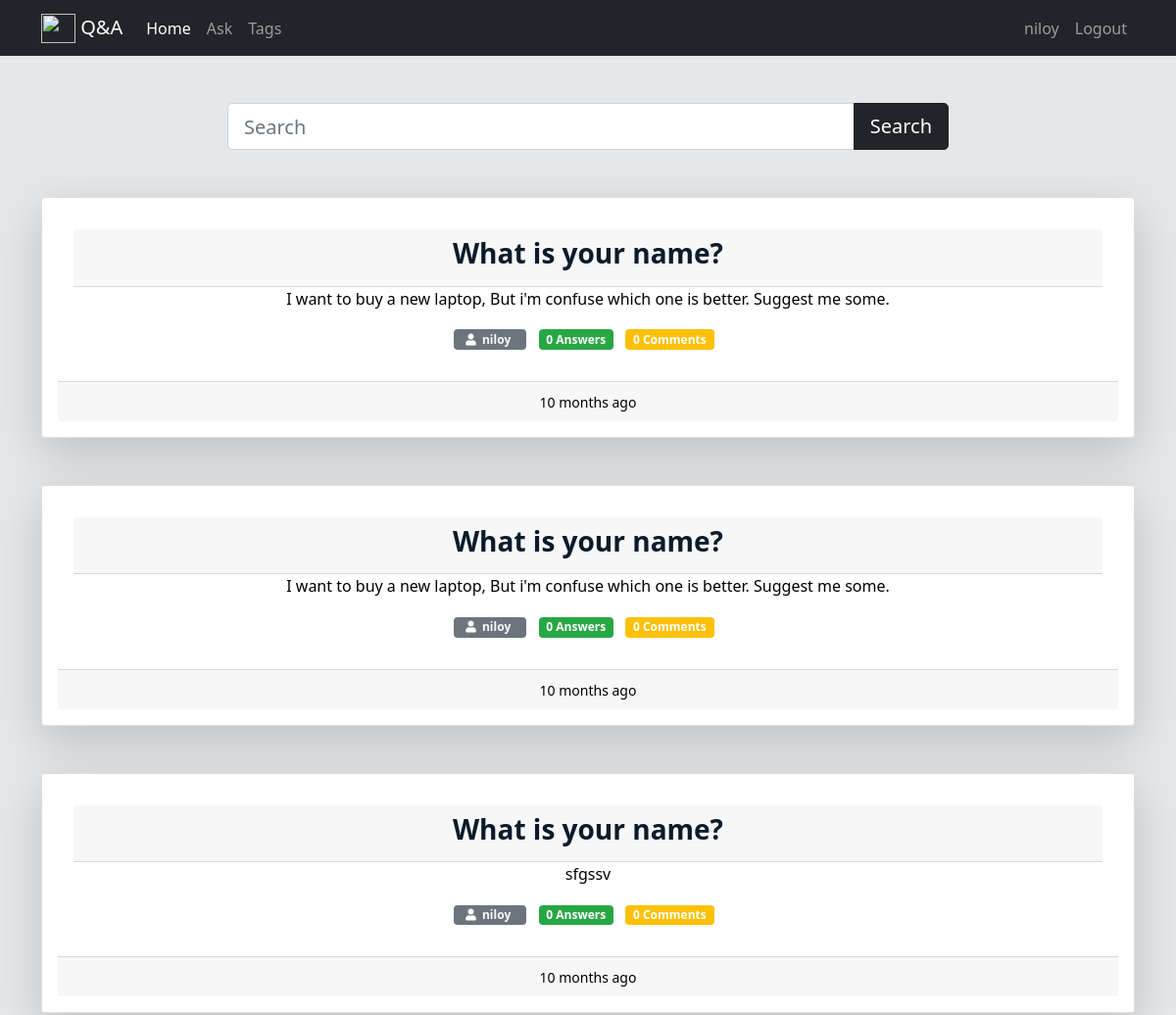
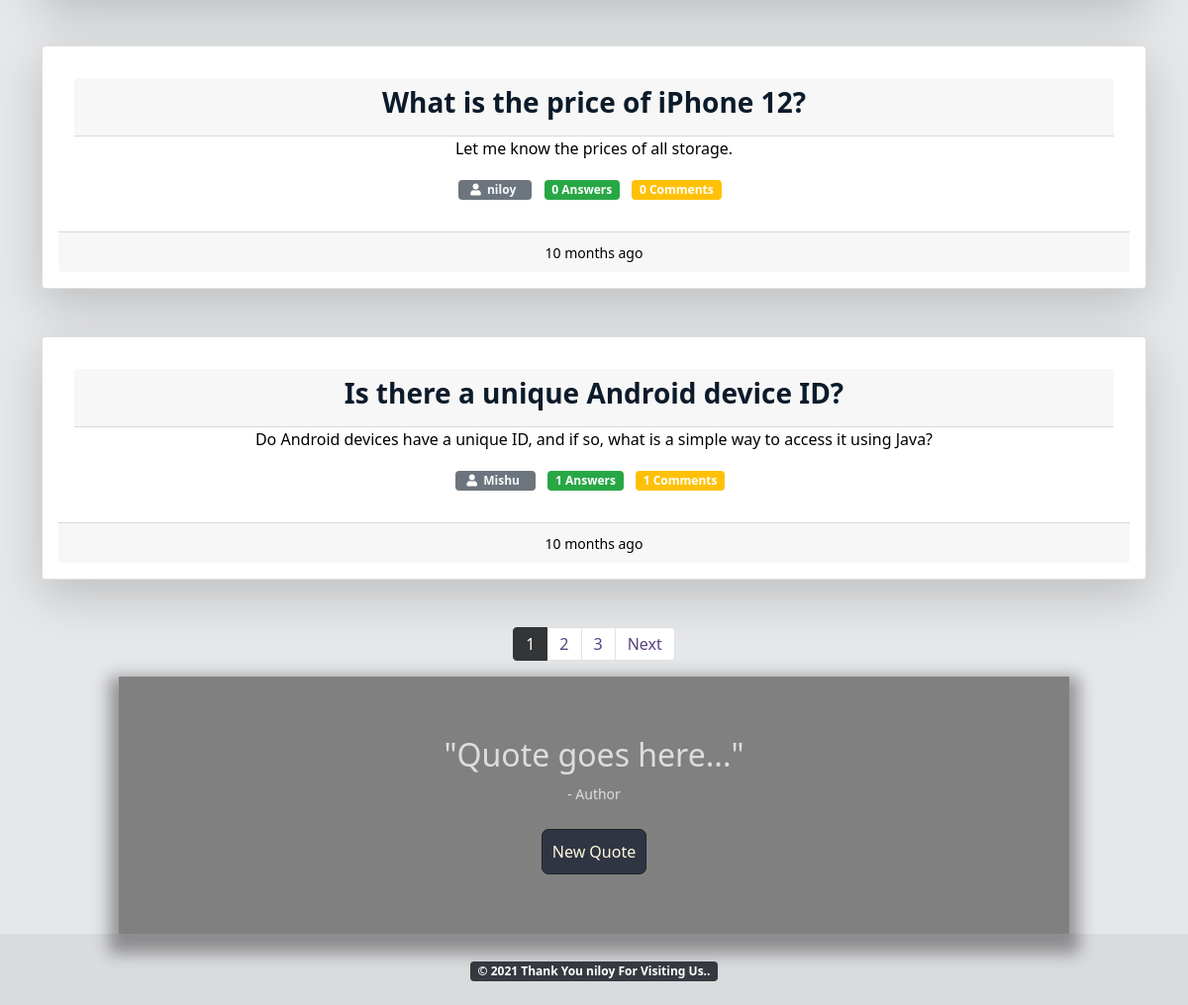
The app's page / (signed in) with its own data (2 pictures, top to bottom).
### athreg/models.py (models this page shows, shortened)
class Question(models.Model):
    user=models.ForeignKey(User,on_delete=models.CASCADE)
    q_title=models.CharField(max_length=300)
    detail=models.TextField()
    tags=models.TextField(default='')
    add_time=models.DateTimeField(auto_now_add=True)

### athreg/views.py (the view)
# urls.py: 2. Add a URL to urlpatterns:  path('', views.home, name='home')
@login_required(login_url='login')
def home(request):
    if 'q' in request.GET:
        q=request.GET['q']
        quests=Question.objects.annotate(total_comments=Count('answer__comment')).filter(q_title__icontains=q).order_by('-add_time')
    else:
        quests=Question.objects.annotate(total_comments=Count('answer__comment')).all().order_by('-add_time')
    paginator=Paginator(quests,5)
    page_num=request.GET.get('page',1)
    quests=paginator.page(page_num)
    return render(request,'main.html',{"quests":quests})

### athreg/templates/main.html (shortened to what this page needs)
{% load static %}
{% load humanize %}
<!DOCTYPE html>
<html lang="en">
<head>
  <link href="https://cdn.jsdelivr.net/npm/bootstrap@5.0.0/dist/css/bootstrap.min.css" rel="stylesheet">
  <link href="https://maxcdn.bootstrapcdn.com/font-awesome/4.7.0/css/font-awesome.min.css" rel="stylesheet"/>
  <link rel="stylesheet" href="https://cdn.jsdelivr.net/npm/bootstrap@4.5.3/dist/css/bootstrap.min.css">
  <link rel="stylesheet" href="% static '/animatecss/animate.min.css' %">
  <link rel="stylesheet" href="{% static 'bootstrap.min.css' %}">
  <link rel="stylesheet" href="https://use.fontawesome.com/releases/v5.6.1/css/all.css">
  <link href="https://cdn.jsdelivr.net/npm/bootstrap@5.0.0/dist/css/bootstrap.min.css" rel="stylesheet">
</head>
<body>
  <nav class="navbar navbar-expand-lg navbar-dark bg-dark">
    <div class="container">
      <a class="navbar-brand" href="/"><img src="https://images.vexels.com/media/users/3/152347/isolated/preview/27304b9b14ce9bd8a28ca637ed92070e-blue-circle-question-mark-icon-by-vexels.png" alt="" width="35" height="30" class="d-inline-block align-text-top">
        Q&A</a>
      <div class="collapse navbar-collapse" id="navbarNav">
        <ul class="navbar-nav" >
            <li class="nav-item active">
              <a class="nav-link" href="/">Home</a>
            </li>
            <li class="nav-item">
              <a class="nav-link" href="{% url 'ask-question' %}">Ask</a>
            </li>
            <li class="nav-item">
              <a class="nav-link" href="/tags/">Tags</a>
            </li>
        </ul>
        <ul class="navbar-nav ms-auto">
          <li class="nav-item">
            <a class="nav-link" href="/profileinfo/">{{request.user}}</a>
          </li>
          <li class="nav-item">
            <a class="nav-link" href="{% url 'logout' %}">Logout</a>
          </li>
        </ul>
      </div>
    </div>
  </nav>
  <div class="container py-5">
      <div class="row">
        <div class="col-md-8 offset-2">
          <form>
            <div class="input-group">
              <input type="text" name="q" class="form-control form-control-lg" style{color:blue;} placeholder="Search" />
            <button class="btn btn-dark btn-lg" type="submit" id="button-addon2">Search</button>
          </div>
        </form>
        </div>
      </div>
  </div>
  <div class="container" id="qbox"  >
    {% for quest in quests %}
    <div class="card mb-5 shadow-lg p-3 mb-5 bg-white ">
      <div class="card-body">
        <div class="card-header">
          <h3 class="card-title"><a href="/detail/{{quest.id}}"><b>{{quest.q_title}}</b></a></h3>
        </div>
        <p class="card-text">{{quest.detail}}</p>
        <p>
           <span class="badge badge-secondary"><i class="fas fa-user ml-1"></i>&nbsp<a href="/otheruser/{{quest.user.username}}" class="mr-2 text-light"> {{quest.user.username}}</a></span>
            <span class="mr-2 badge badge-success answer-click">{{quest.answer_set.count}} Answers</span>
            <span class="mr-2 badge badge-warning">{{quest.total_comments}} Comments</span>
        </p>
      </div>
      <div class="card-footer">
        <small>{{quest.add_time|naturaltime}}</small>
    </div>
    </div>
    {% endfor %}
  </div>
  <nav aria-label="Page navigation example" >
    <ul class="pagination justify-content-center">
      {% for i in quests.paginator.page_range %}
        {% if quests.number == i %}
          <li class="page-item active"><a class="page-link" href="#">{{i}}</a></li>
        {% else %}
          <li class="page-item"><a class="page-link" href="?page={{i}}">{{i}}</a></li>
        {% endif %}
      {% endfor %}
      {% if quests.has_next %}
      <li class="page-item">
        <a class="page-link" href="?page={{quests.next_page_number}}">Next</a>
      </li>
      {% endif %}
    </ul>
  </nav>
  <div class="containerr">
    <div class="quote-box">
      <h2 id="quote">"Quote goes here..."</h2>
      <small id="author">- Author</small>
    </div>
    <br>
    <button id="btn" class="btn btn-dark"style="background: #2f3542;color: cornsilk;padding: 10px; border-radius: 7px!important;">New Quote</button>
  </div>
  <footer>
    <div class="text-center p-4" style="background-color: rgba(0, 0, 0, 0.05);">
        <span class="badge badge-dark ">© 2021 Thank You {{request.user.username}}  For Visiting Us..</span>
    </div>
  </footer>
</body>
</html>

### athreg/templates/main.html (style rules this page uses)
body, html { margin: 0; padding: 0; height: 100%; background: #E5E7E9 !important; }
a:link { color: #0c1b2a; background-color: transparent; text-decoration: none; }
.pagination > li > a { background-color: white; color: #5A4181; }
.pagination > .active > a { color: white; background-color: #343536 !Important; border: solid 1px #343536 !Important; }
#qbox { color:black;text-align:center;border-radius: 20%!important; }
.containerr { background-color: gray; color: #ddd; padding: 5%; text-align: center; width: 80%; margin: auto; box-shadow: 0px 10px 15px 10px rgba(30, 27, 32, 0.4); }

### records on screen
Question: q_title "What is your name?", detail "I want to buy a new laptop, But i'm confuse which one is better. Suggest me some.", user.username "niloy", answer_set.count "0", total_comments "0", add_time "10 months ago"
Question: q_title "What is your name?", detail "I want to buy a new laptop, But i'm confuse which one is better. Suggest me some.", user.username "niloy", answer_set.count "0", total_comments "0", add_time "10 months ago"
Question: q_title "What is your name?", detail "sfgssv", user.username "niloy", answer_set.count "0", total_comments "0", add_time "10 months ago"
Question: q_title "What is the price of iPhone 12?", detail "Let me know the prices of all storage.", user.username "niloy", answer_set.count "0", total_comments "0", add_time "10 months ago"
Question: q_title "Is there a unique Android device ID?", detail "Do Android devices have a unique ID, and if so, what is a simple way to access it using Java?", user.username "Mishu", answer_set.count "1", total_comments "1", add_time "10 months ago"

### other values on screen
{{ request.user }} "niloy"
{{ i }} "1"
{{ i }} "2" "3"
{{ request.user.username }} "niloy"
